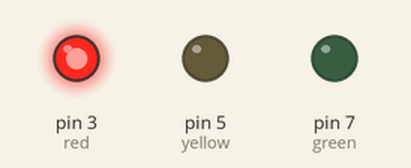
Simulated run of this sketch. Board: Arduino Uno, built with avr-gcc and run on an emulated ATmega328P. Shown: output pins drawn as LEDs (lit = HIGH).

Above: at 9.7 s.
At 29.5 s:
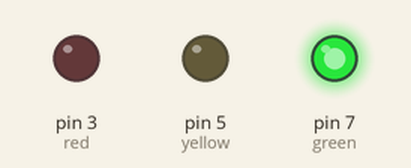
At 44.0 s:
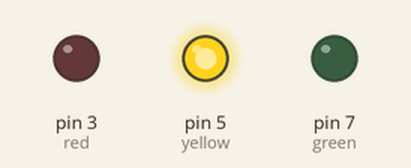
Timing chart, 0 to 63.1 s (numbered marks = the images above):
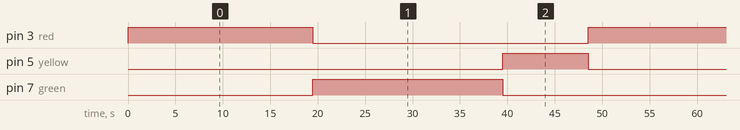

Measured:
- by itself, pin 3 (red): alternates HIGH for 19.5 s and LOW for 29.0 s
- by itself, pin 5 (yellow): alternates HIGH for 9.0 s and LOW for 39.5 s
- by itself, pin 7 (green): alternates HIGH for 20.0 s and LOW for 28.5 s

The sketch:

traffic_light.ino
```cpp
int red = 3;
int yellow = 5;
int green = 7;

void setup() {
  // put your setup code here, to run once:
pinMode(red, OUTPUT);
pinMode(yellow, OUTPUT);
pinMode(green, OUTPUT);
}

void loop() {
  // put your main code here, to run repeatedly:
//turn red light on for 19.5 s
activateLED(red, 19500);

//turn green on for 20 s
activateLED(green, 20000);

//turn yellow on momentarily
activateLED(yellow, 9000);
}

void activateLED(int color, int time) {
//function to determine which LED is switched on
//the duration for which it is on
digitalWrite(color, HIGH);
delay(time);
digitalWrite(color, LOW);

}
```
